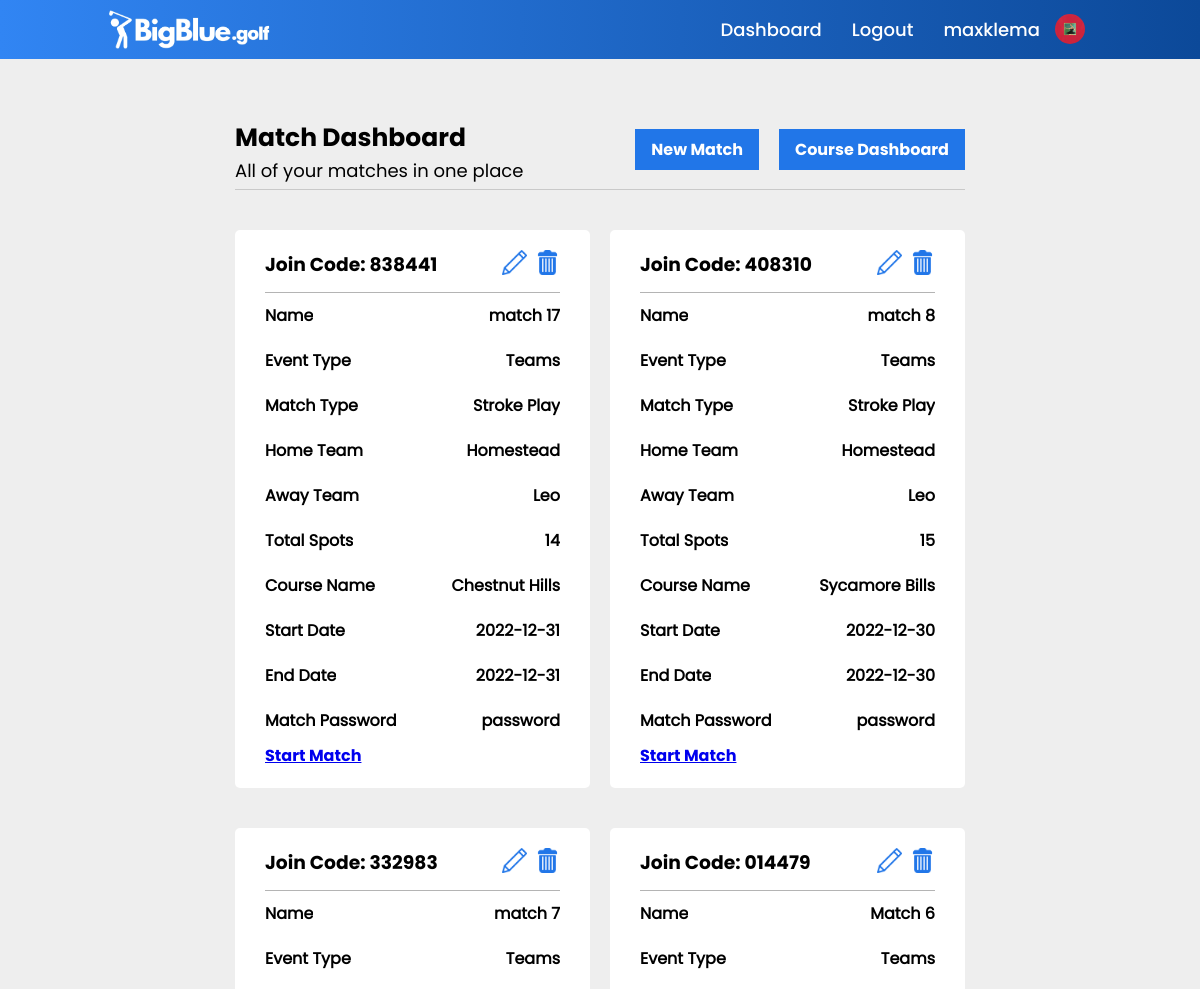
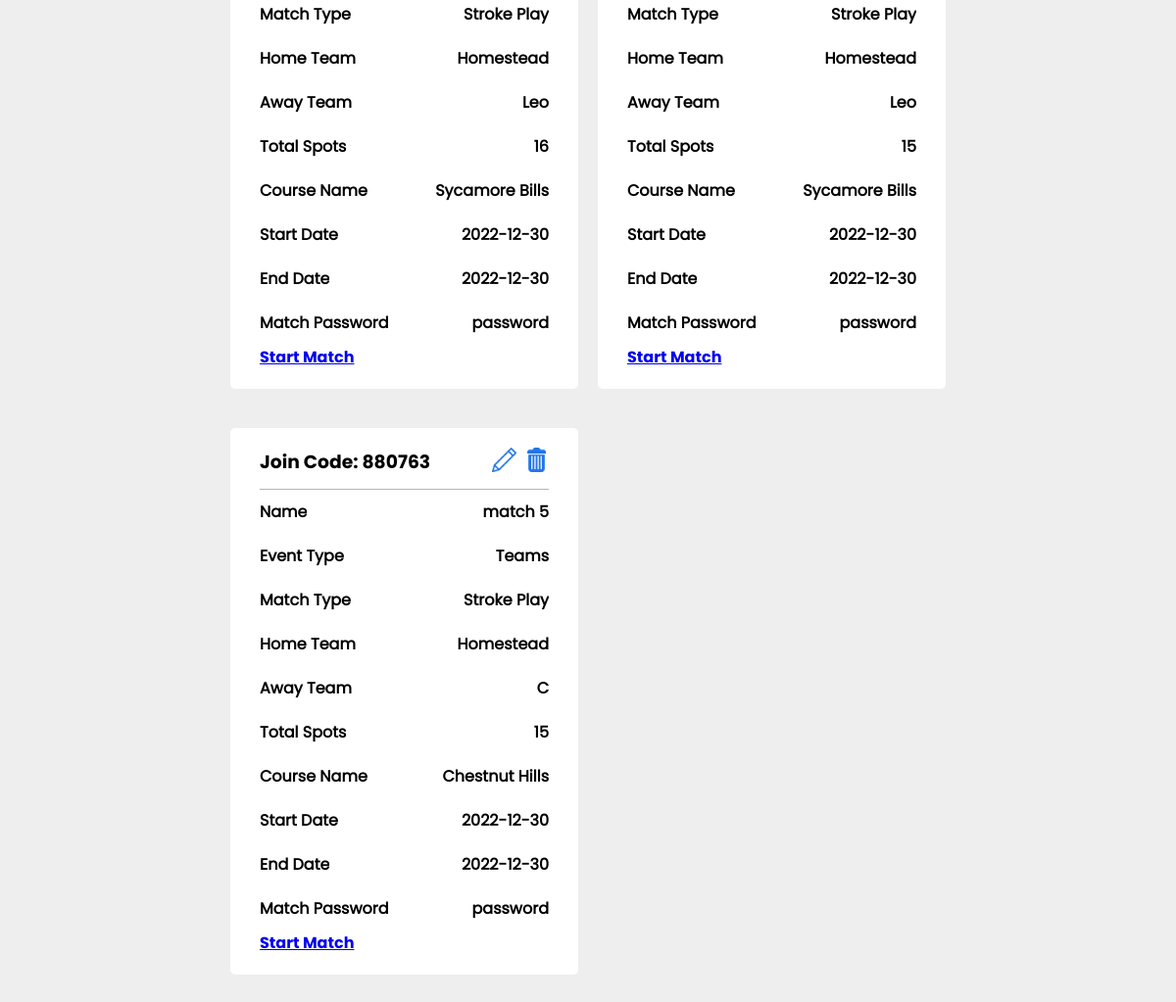
The app's page /match_dashboard (signed in) with its own data (2 pictures, top to bottom).
### main.py (models this page shows, shortened)
class users(db.Model):
    _id = db.Column("id", db.Integer, primary_key=True)
    name = db.Column(db.String(100))
    username = db.Column(db.String(50))
    password = db.Column(db.String(50))
    email = db.Column(db.String(100))
    rank = db.Column(db.String(10))
    gender = db.Column(db.String(10))
    bio = db.Column(db.String(500))
    team = db.Column(db.String(25))
    verified = db.Column(db.Integer)
    pic = db.Column(db.String)
    banner = db.Column(db.String)

class match(db.Model):
    _id = db.Column("id", db.Integer, primary_key=True)
    match_name = db.Column(db.String(50))
    match_course = db.Column(db.String(50))
    event_type = db.Column(db.String(1))
    match_type = db.Column(db.String(25))
    start_time = db.Column(db.String(25))
    end_time = db.Column(db.String(25))
    teams1 = db.Column(db.String())
    total_players = db.Column(db.Integer)
    scores_file = db.Column(db.String(50))
    match_code = db.Column(db.String(6))
    match_password = db.Column(db.String())
    created_by = db.Column(db.String())

class course(db.Model):
    _id = db.Column("id", db.Integer, primary_key=True)
    course_name = db.Column(db.String(50))
    course_holes = db.Column(db.String(3))
    par1 = db.Column(db.Integer)
    par2 = db.Column(db.Integer)
    par3 = db.Column(db.Integer)
    par4 = db.Column(db.Integer)
    par5 = db.Column(db.Integer)
    par6 = db.Column(db.Integer)
    par7 = db.Column(db.Integer)
    par8 = db.Column(db.Integer)
    par9 = db.Column(db.Integer)
    par10 = db.Column(db.Integer)
    par11 = db.Column(db.Integer)
    par12 = db.Column(db.Integer)
    par13 = db.Column(db.Integer)
    par14 = db.Column(db.Integer)
    par15 = db.Column(db.Integer)
    par16 = db.Column(db.Integer)
    par17 = db.Column(db.Integer)
    par18 = db.Column(db.Integer)
    city = db.Column(db.String)
    course_bio = db.Column(db.String(1000))
    created_by = db.Column(db.String)

### main.py (the view)
@app.route("/match_dashboard")
def match_dashboard():
    if 'active_user' in session and session['active_user'][2] == 'coach':
        found_course = course.query.filter_by(created_by=session['active_user'][0]).all()
        found_match = match.query.filter_by(created_by=session['active_user'][0]).all()
        found_user = users.query.filter_by(username=session['active_user'][0]).first()
        return render_template("match_dashboard.html", course_data=found_course, data=found_user, match_data=found_match)
    return redirect(url_for('error', msg="You do not have access to this site."))

### templates/match_dashboard.html (shortened to what this page needs)
{% if data.rank == 'coach' %}
    {% extends "indexcontentcoachlogin.html" %}
{% elif data.rank == 'player' %}
    {% extends "indexcontentplayerlogin.html" %}
{% else %}
    {% extends "indexcontent.html" %}
{% endif %}
{% block content %}
<html>
        <head>
            <link rel="stylesheet" href="{{ url_for('static', filename='styles/matchdashboard.css') }}">
        </head>
    <div class="main-container">
        <div class="heading-info">
            <div class="hero-info">
                <h3>Match Dashboard</h3>
                <p>All of your matches in one place</p>
            </div>
            <div class="hero-buttons">
                <a href="/create_match">New Match</a>
                <a href="/course_dashboard">Course Dashboard</a>
            </div>
        </div>
        <div class="grid-container">
            {% for item in match_data[::-1] %}
                <div class="match-container">
                    <div id="row-one">
                        <div>
                            <h3>Join Code: {{item.match_code}}</h3>
                        </div>
                        <div id="action-icons">
                            <a href="/edit_match/{{item._id}}"><img src="{{ url_for('static', filename='logo graphics/pencilicon.png') }}"></a>
                            <a href="/delete_match/{{item._id}}"><img src="{{ url_for('static', filename='logo graphics/trashcan.png') }}"></a>
                        </div>
                    </div>
                    <div class="row-div">
                        <div>
                            <h4>Name</h4>
                        </div>
                        <div>
                            <h4>{{item.match_name}}</h4>
                        </div>
                    </div>
                    <div class="row-div">
                        <div>
                            <h4>Event Type</h4>
                        </div>
                        <div>
                            <h4>{{item.event_type}}</h4>
                        </div>
                    </div>
                    <div class="row-div">
                        <div>
                            <h4>Match Type</h4>
                        </div>
                        <div>
                            <h4>{{item.match_type}}</h4>
                        </div>
                    </div>
                    <div class="row-div">
                        <div>
                            <h4>Home Team</h4>
                        </div>
                        <div>
                            <h4>{{item.teams1.split('~')[0]}}</h4>
                        </div>
                    </div>
                    <div class="row-div">
                        <div>
                            <h4>Away Team</h4>
                        </div>
                        <div>
                            <h4>{{item.teams1.split('~')[1]}}</h4>
                        </div>
                    </div>
                    <div class="row-div">
                        <div>
                            <h4>Total Spots</h4>
                        </div>
                        <div>
                            <h4>{{item.total_players}}</h4>
                        </div>
                    </div>
                    <div class="row-div">
                        <div>
                            <h4>Course Name</h4>
                        </div>
                        <div>
                            <h4>{{item.match_course}}</h4>
                        </div>
                    </div>
                    <div class="row-div">
                        <div>
                            <h4>Start Date</h4>
                        </div>
                        <div>
                            <h4>{{item.start_time}}</h4>
                        </div>
                    </div>
                    <div class="row-div">
                        <div>
                            <h4>End Date</h4>
                        </div>
                        <div>
                            <h4>{{item.end_time}}</h4>
                        </div>
                    </div>
                    <div class="row-div">
                        <div>
                            <h4>Match Password</h4>
                        </div>
                        <div>
                            <h4>{{item.match_password}}</h4>
                        </div>
                    </div>
                    {% for i in course_data %}
                        {% if i.course_name == item.match_course %}
                            <a href="/start_match/{{item._id}}/{{i._id}}">Start Match</a>
                        {% endif %}
                    {% endfor %}
                </div>
            {% endfor %}
        </div>
    </div>
{% endblock %}

### templates/indexcontentcoachlogin.html (shortened to what this page needs)
<!DOCTYPE html>
<html>
    <head>
    </head>
    <body>
        <header>
            <a href="/">
                <img id="logo-image" src="{{ url_for('static', filename='logo graphics/BigBlue_NewLogo-White.png') }}" class="logo">
            </a>
            <ul class="navigation">
                <li><a href="/match_dashboard">Dashboard</a></li>
                <li><a href="/logout">Logout</a></li>
                <li><a href="/dashboard">{{data.username}}</a></li>
                <li><a href=""><img id="profile-pic" src="{{ url_for('static', filename='logo graphics/user_photos/' + data.pic) }}" alt=""></a></li>
            </ul>
        </header>
        {% block content %}
        {% endblock %}
    </body>
</html>

### static/styles/matchdashboard.css (style rules this page uses)
* { padding: 0; margin: 0; box-sizing: border-box; font-family: bigBlueBold; }
header { top: 0; left: 0; position: relative; display: flex; justify-content: space-between; width: 100%; align-items: center; background-image: linear-gradient(to right, #3185f3, #0c4999); z-index: 10; padding: 8px 100px; }
header .logo { max-width: 180px; max-height: 180px; position: relative; background-color: transparent; text-decoration: none; padding: 0; margin: 0; display: block; }
header a { text-decoration: none; background-color: transparent; }
.navigation li a img { width: 30px; height: 30px; border-radius: 100%; margin-left: -15px; align-items: center; margin-top: 6px; object-fit: cover; }
header .navigation { display: flex; justify-content: center; flex-wrap: wrap; background-image: transparent; border: none; text-decoration: none; font-family: bigBlueMedium; align-items: center; }
header .navigation li { list-style: none; margin: 0px 15px; border: none; text-decoration: none; background-color: transparent; font-family: bigBlueMedium; align-items: center; }
header .navigation li a { color: white; text-decoration: none; font-size: 18px; border: none; background-color: transparent; font-family: bigBlueMedium; }
html, body { height: 100%; background-color: #eeeeee; }
.heading-info h3 { font-size: 25px; }
.heading-info p { font-size: 18px; font-family: bigBlueRegular }
.heading-info { display: flex; justify-content: space-between; flex-direction: row; margin-bottom: 40px; padding-bottom: 5px; border-bottom: 0.25px solid rgb(201, 201, 201); }
.hero-buttons a { padding: 8px 16px; background-color: #2176e8; text-decoration: none; color: white; border: none; margin-top: 10px; margin-left: auto; margin-right: auto; display: block; cursor: pointer; margin-left: 20px; }
.hero-buttons { display: flex; justify-content: center; height: 50%; }
.grid-container { display: grid; grid-template-columns: 355px 355px 355px; row-gap: 50px; column-gap: 20px; }
.main-container { margin-left: auto; margin-right: auto; display: block; padding-top: 5%; padding-bottom: 5%; width: 1109px; }
.match-container { width: 355px; border-radius: 5px; background-color: white; padding: 20px 30px; }
.match-container h3 { background-color: white; overflow: hidden; }
#row-one { display: flex; flex-direction: row; justify-content: space-between; background-color: white; padding-bottom: 10px; border-bottom: 0.25px solid rgb(180, 180, 180); overflow: hidden; }
#row-one div { background-color: white; overflow: hidden; }
.row-div { margin-top: 10px; display: flex; flex-direction: row; justify-content: space-between; background-color: white; padding-bottom: 10px; overflow: hidden; }
.row-div div { background-color: white; overflow: hidden; }
.row-div div h4 { background-color: white; font-family: bigBlueRegular; overflow: hidden; font-size: 16px; }
#action-icons a img { width: 25px; height: 25px; background-color: white; margin-left: 5px; }
#action-icons { background-color: white; }
#action-icons a { background-color: white; }
@media (max-width: 1400px) { .grid-container { grid-template-columns: auto auto; row-gap: 40px; } }
@media (max-width: 1400px) { .main-container { margin-left: auto; margin-right: auto; display: block; padding-top: 5%; padding-bottom: 5%; width: 730px; } }

### records on screen
users: username "maxklema", pic (picture)
match: match_code "838441", match_name "match 17", event_type "Teams", match_type "Stroke Play", teams1 "Homestead", teams1 "Leo", total_players "14", match_course "Chestnut Hills", start_time "2022-12-31", end_time "2022-12-31", match_password "password"
match: match_code "408310", match_name "match 8", event_type "Teams", match_type "Stroke Play", teams1 "Homestead", teams1 "Leo", total_players "15", match_course "Sycamore Bills", start_time "2022-12-30", end_time "2022-12-30", match_password "password"
match: match_code "332983", match_name "match 7", event_type "Teams", match_type "Stroke Play", teams1 "Homestead", teams1 "Leo", total_players "16", match_course "Sycamore Bills", start_time "2022-12-30", end_time "2022-12-30", match_password "password"
match: match_code "014479", match_name "Match 6", event_type "Teams", match_type "Stroke Play", teams1 "Homestead", teams1 "Leo", total_players "15", match_course "Sycamore Bills", start_time "2022-12-30", end_time "2022-12-30", match_password "password"
match: match_code "880763", match_name "match 5", event_type "Teams", match_type "Stroke Play", teams1 "Homestead", teams1 "C", total_players "15", match_course "Chestnut Hills", start_time "2022-12-30", end_time "2022-12-30", match_password "password"
